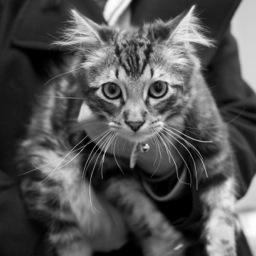
%> input picture Project2/SecondPart/photo1_1.jpg, 256 x 256 px
$ octave Question3.m   (GNU Octave 9; MATLAB toolbox functions it lacks are replaced by stand-ins)
%> lines starting %> are read from the running program, lines starting %| are printed output that depends on the picture; in (x1, y1, x2, y2) boxes, pixels count from 0 and x2, y2 are one past the last pixel; in counts of white or black regions, pixels touching at a corner belong together; the program's own positions count from 1
%Pulling The Image.
x = imread('photo1_1.jpg');
%> x is the input picture: size 256x256 uint8; min 0, max 255, mean 84.8
x_gray = double(x);
%Assuming image is square then r will be correct
%dimension.
%Creating the identity matrix for corresponding
%image.
[r,c] = size(x_gray);
%> r = 256; c = 256
E = eye(r);
%Concatenating Z image for Comparison
Z = zeros(r,c);
%Multiplying by segments of the Identity Matrix.
%By the original image, in order to replace
%Segments of the new image Z.
Z(:,1:141) = x_gray * E(:,116:256);
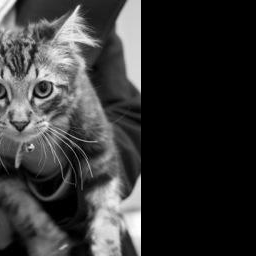
%> Z: size 256x256 double; min 0, max 255, mean 53.2
Z(:,141:256) = x_gray * E(:,1:116);
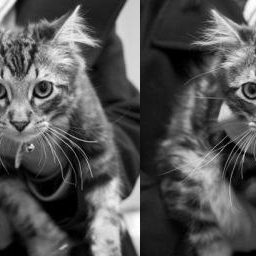
%> Z: size 256x256 double; min 0, max 255, mean 84.6
subplot(2,2,1);
imshow(x_gray,[0,255]);
subplot(2,2,2);
imshow(Z,[0,255]);
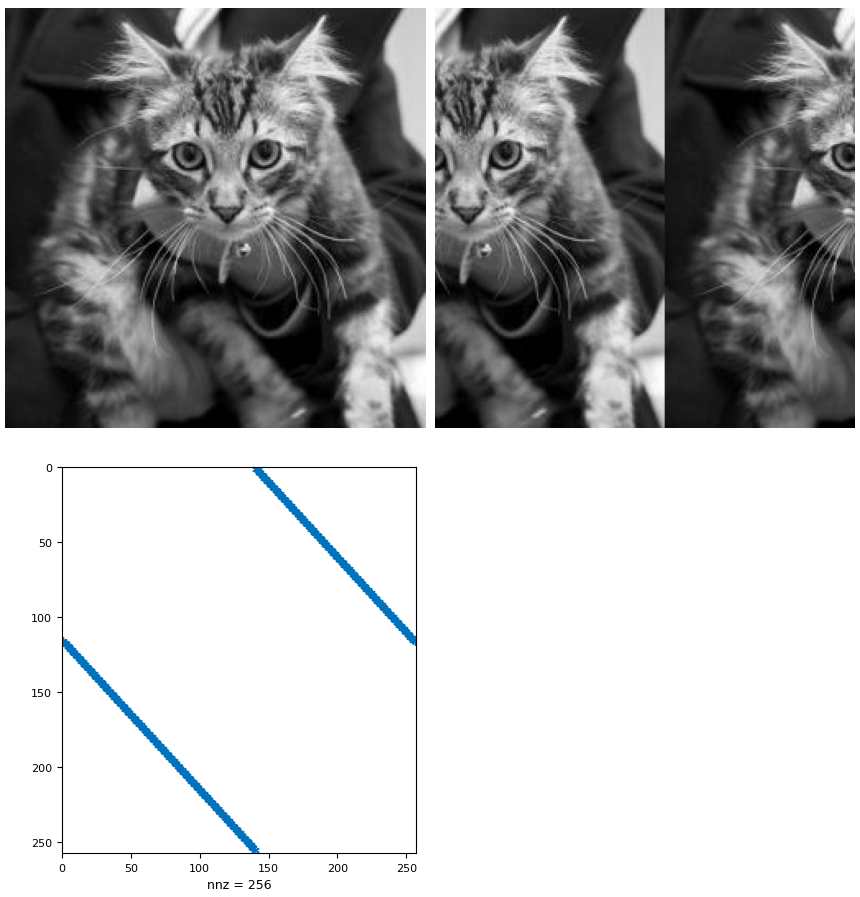
%> figure redrawn from the program's plot data, 3 panels
%Transformation of E
C(:,1:141) = E(:,116:256);
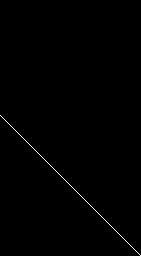
%> C: size 256x141 double; values 0 (black) and 1 (white), 0.39% white in thin lines or dots, all inside (x1, y1, x2, y2) = (0, 115, 141, 256)
C(:,141:256) = E(:,1:116);
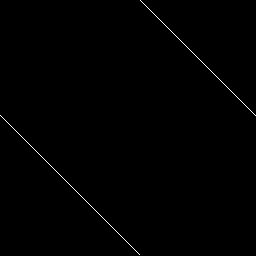
%> C: size 256x256 double; values 0 (black) and 1 (white), 0.39% white in thin lines or dots
subplot(2,2,3);
spy(C);
